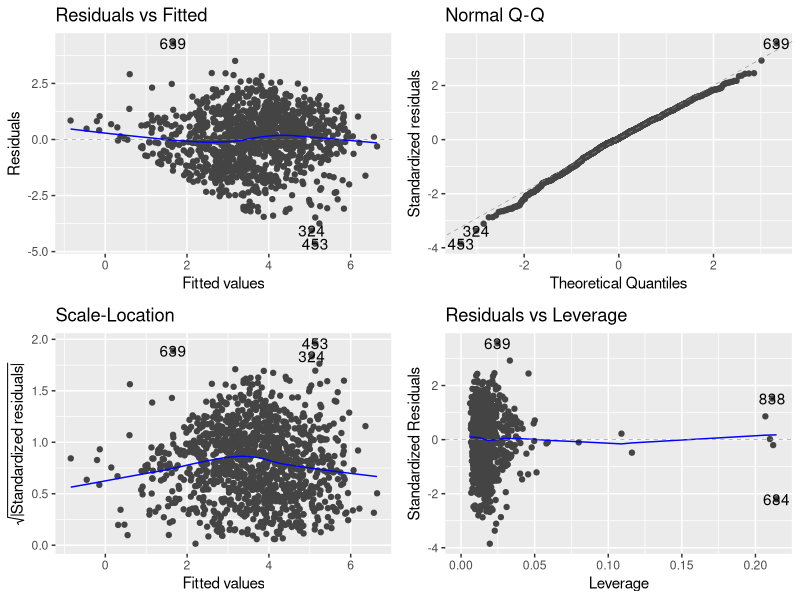
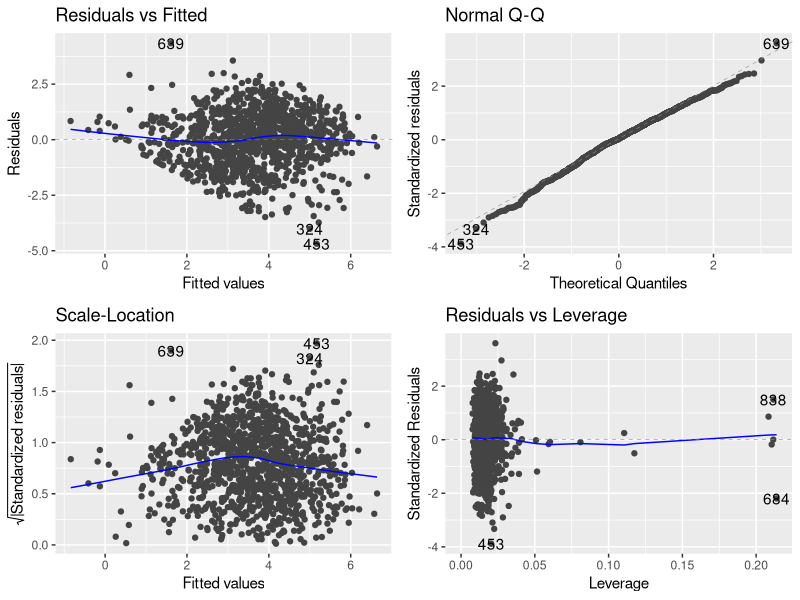
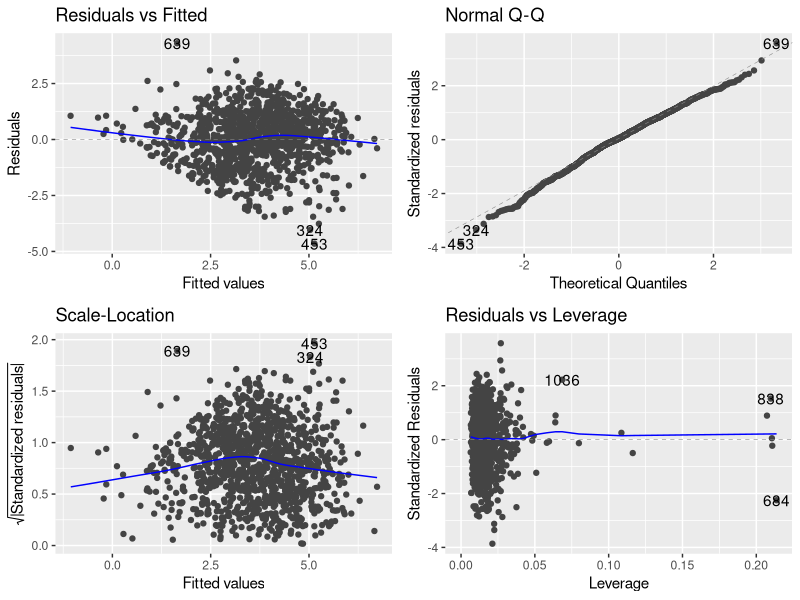
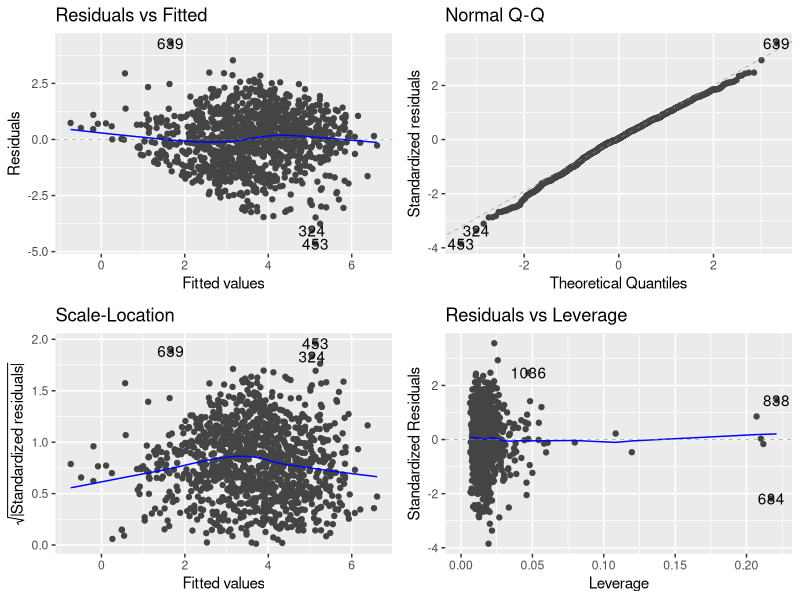
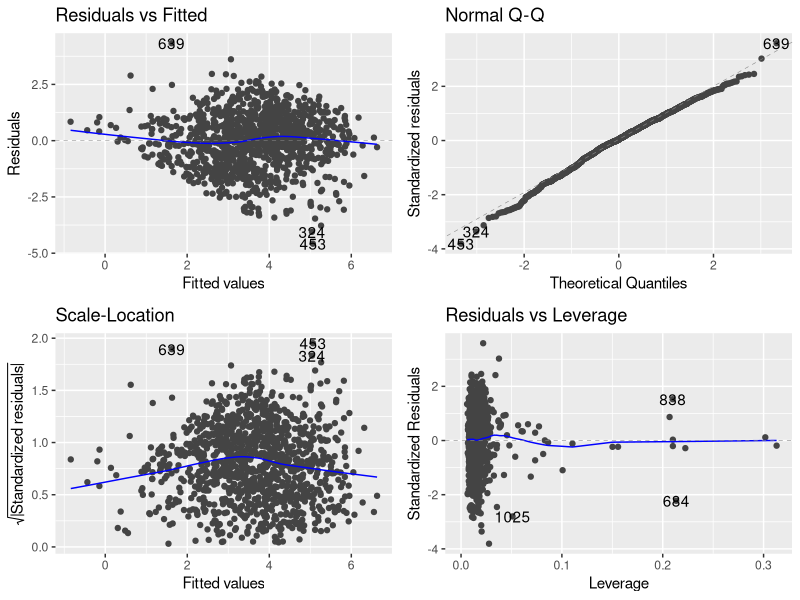
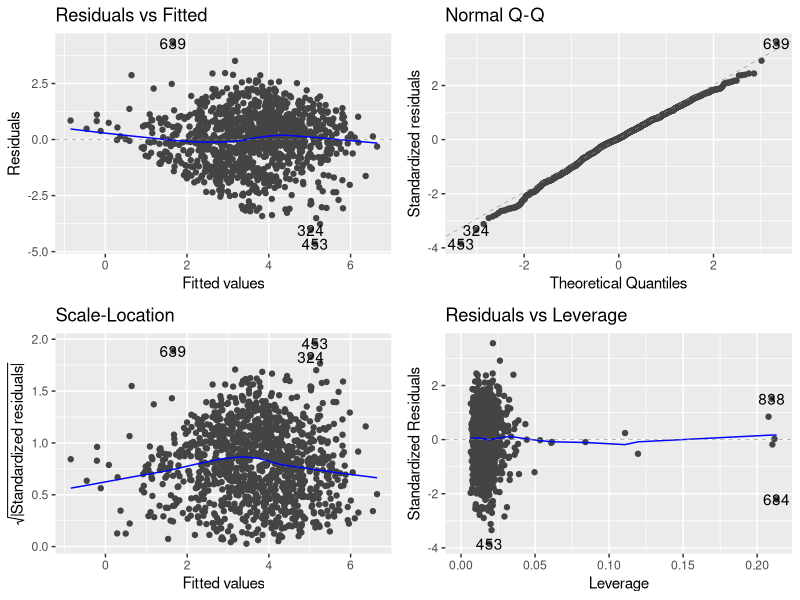
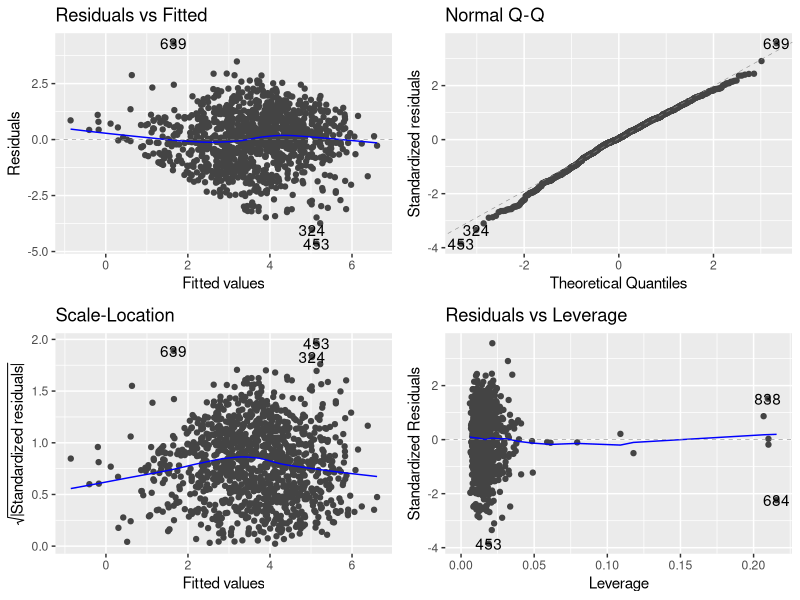
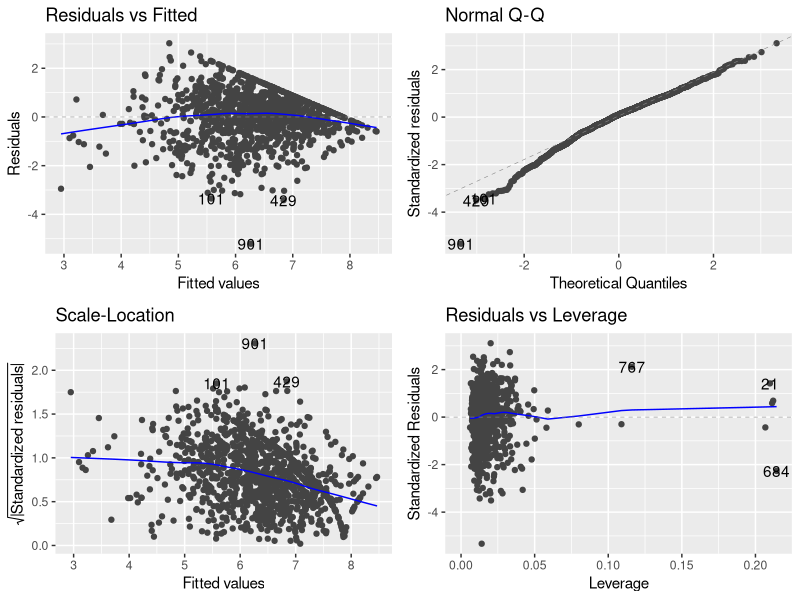

Write the R code that produced these figures, in order.
#Simons, Bradbury, and Evans (2022) extra script

#Setting environment####
rm(list = ls())

#load packages
library(ggpubr)
library(ggplot2)
library(dplyr)
library(car)
library(survey)
library(Hmisc)
library(corrplot)
library(ggfortify)

#read in data
combined_data <- read.csv("Data/combined_data_PCA.csv")
str(combined_data)

#make positive for models
combined_data$behaviour= combined_data$behaviour - min(combined_data$behaviour)
combined_data$sympathy= combined_data$sympathy - min(combined_data$sympathy)
combined_data$climate_scores= combined_data$climate_scores - min(combined_data$climate_scores)

#Behaviour extra mods----
mod_behaviour_int<- lm(behaviour ~ message_framing*ego +
                         nudge + 
                         efficacy + 
                         connectedness + 
                         social_norm +
                         finance_security + 
                         age +
                         gender +
                         ethnicity +
                         education_rank +
                         experience + 
                         climate_scores + 
                         flood+
                         MD_index, data = combined_data)

autoplot(mod_behaviour_int) #ok
summary(mod_behaviour_int)
Anova(mod_behaviour_int)

#Don't use - message framing * ego not significant

mod_behaviour_int1<- lm(behaviour ~ message_framing*nudge + 
                          efficacy + 
                          connectedness + 
                          social_norm +
                          finance_security + 
                          age +
                          gender +
                          ethnicity +
                          education_rank +
                          experience + 
                          ego + 
                          climate_scores + 
                          flood +
                          MD_index, data = combined_data)
autoplot(mod_behaviour_int1) #ok
summary(mod_behaviour_int1)
Anova(mod_behaviour_int1) 

#Don't use - message framing * nudge not significant

mod_behaviour_int2<- lm(behaviour ~ message_framing*experience +
                          nudge + 
                          efficacy + 
                          connectedness + 
                          social_norm +
                          finance_security + 
                          age +
                          gender +
                          ethnicity +
                          education_rank +
                          ego + 
                          climate_scores + 
                          flood +
                          MD_index, data = combined_data)

autoplot(mod_behaviour_int2) #ok
summary(mod_behaviour_int2)
Anova(mod_behaviour_int2) 

#Don't use - message framing * experience not significant

mod_behaviour_int3<- lm(behaviour ~ message_framing*climate_scores +
                          nudge + 
                          efficacy + 
                          connectedness + 
                          social_norm +
                          finance_security + 
                          age +
                          gender +
                          ethnicity +
                          education_rank +
                          ego + 
                          experience + 
                          flood +
                          MD_index, data = combined_data)

autoplot(mod_behaviour_int3) #ok
summary(mod_behaviour_int3)
Anova(mod_behaviour_int3) 

#Don't use - message framing * climate change not significant

mod_behaviour_int4<- lm(behaviour ~ message_framing*flood +
                          nudge + 
                          efficacy + 
                          connectedness + 
                          social_norm +
                          finance_security + 
                          age +
                          gender +
                          ethnicity +
                          climate_scores +
                          education_rank +
                          ego + 
                          experience + 
                          MD_index, data =combined_data)

autoplot(mod_behaviour_int4) #ok
summary(mod_behaviour_int4)
Anova(mod_behaviour_int4)

mod_behaviour_int5<- lm(behaviour ~ message_framing*MD_index +
                          nudge + 
                          efficacy + 
                          connectedness + 
                          social_norm +
                          finance_security + 
                          age +
                          gender +
                          ethnicity +
                          education_rank +
                          experience + 
                          ego + 
                          climate_scores + 
                          flood, data = combined_data)

autoplot(mod_behaviour_int5) #ok
summary(mod_behaviour_int5)
Anova(mod_behaviour_int5)

#Don't use - message framing * MD_index not significant

mod_behaviour_int6<- lm(behaviour ~ nudge*social_norm+
                          message_framing+
                          MD_index +
                          efficacy + 
                          connectedness + 
                          finance_security + 
                          age +
                          gender +
                          ethnicity +
                          education_rank +
                          experience + 
                          ego + 
                          climate_scores + 
                          flood, data = combined_data)

autoplot(mod_behaviour_int6) #ok
summary(mod_behaviour_int6)
Anova(mod_behaviour_int6)

#Don't use - nudge*social_norm not significant


#Sympathy extra models ----

mod_sympathy_int<- lm(sympathy ~ message_framing*ego +
                        nudge + 
                        efficacy + 
                        connectedness + 
                        social_norm +
                        finance_security + 
                        age +
                        gender +
                        ethnicity +
                        education_rank +
                        experience + 
                        climate_scores + 
                        flood +
                        MD_index, data = combined_data)

autoplot(mod_sympathy_int)
summary(mod_sympathy_int)
Anova(mod_sympathy_int)

#Don't use - message framing * ego not significant

mod_sympathy_int1<- lm(sympathy ~ message_framing*nudge + 
                         efficacy + 
                         connectedness + 
                         social_norm +
                         finance_security + 
                         age +
                         gender +
                         ethnicity +
                         education_rank +
                         experience + 
                         ego + 
                         climate_scores + 
                         flood +
                         MD_index, data = combined_data)

autoplot(mod_sympathy_int1)
summary(mod_sympathy_int1)
Anova(mod_sympathy_int1)

#Don't use - message framing * nudge not significant


mod_sympathy_int2<- lm(sympathy ~ message_framing*experience+
                         nudge + 
                         efficacy + 
                         connectedness + 
                         social_norm +
                         finance_security + 
                         age +
                         gender +
                         ethnicity +
                         education_rank +
                         ego + 
                         climate_scores + 
                         flood +
                         MD_index, data = combined_data)

autoplot(mod_sympathy_int2)
summary(mod_sympathy_int2)
Anova(mod_sympathy_int2)

#Don't use - message framing * experience not significant

mod_sympathy_int4<- lm(sympathy ~ message_framing*flood +
                         nudge + 
                         efficacy + 
                         connectedness + 
                         social_norm +
                         finance_security + 
                         age +
                         gender +
                         ethnicity +
                         education_rank +
                         climate_scores+
                         experience +
                         ego +
                         MD_index, data = combined_data)

autoplot(mod_sympathy_int4)
summary(mod_sympathy_int4)
Anova(mod_sympathy_int4)

#Don't use - message framing * flood not significant

mod_sympathy_int5<- lm(sympathy ~ nudge*social_norm +
                         message_framing + 
                         flood +
                         efficacy + 
                         connectedness + 
                         finance_security + 
                         age +
                         gender +
                         ethnicity +
                         education_rank +
                         climate_scores+
                         experience +
                         ego +
                         MD_index, data = combined_data)

autoplot(mod_sympathy_int5)
summary(mod_sympathy_int5)
Anova(mod_sympathy_int5)

#Don't use - nudge*social_norm not significant


#Financial extra models----

mod_financial_int<- glm(financial ~ message_framing*ego+
                          nudge + 
                          efficacy + 
                          connectedness + 
                          log(1 + social_norm_donation) +
                          finance_security + 
                          age +
                          gender +
                          ethnicity +
                          education_rank +
                          experience + 
                          climate_scores + 
                          flood+
                          MD_index, data = combined_data, family = quasipoisson)
par(mfrow=c(2,2))
plot(mod_financial_int)
summary(mod_financial_int)
Anova(mod_financial_int, test = "F")

#Don't use - message framing * ego not significant

mod_financial_int1<- glm(financial ~ message_framing*nudge + 
                           efficacy + 
                           connectedness + 
                           log(1 + social_norm_donation) +
                           finance_security + 
                           age +
                           gender +
                           ethnicity +
                           education_rank +
                           experience + 
                           ego + 
                           climate_scores + 
                           flood+
                           MD_index, data = combined_data, family = quasipoisson)
par(mfrow=c(2,2))
plot(mod_financial_int1)
summary(mod_financial_int1)
Anova(mod_financial_int1, test = "F")

#Don't use - message framing * nudge not significant

mod_financial_int2<- glm(financial ~ message_framing*experience +
                           nudge + 
                           efficacy + 
                           connectedness + 
                           climate_scores+
                           log(1 + social_norm_donation) +
                           finance_security + 
                           age +
                           gender +
                           ethnicity +
                           education_rank +
                           ego + 
                           flood+
                           MD_index, data = combined_data, family = quasipoisson)
par(mfrow=c(2,2))
plot(mod_financial_int2)
summary(mod_financial_int2)
Anova(mod_financial_int2, test = "F")

#Don't use - message framing * experience not significant

mod_financial_int3<- glm(financial ~ message_framing*climate_scores +
                           nudge + 
                           efficacy + 
                           connectedness + 
                           log(1 + social_norm_donation) +
                           finance_security + 
                           age +
                           gender +
                           ethnicity +
                           education_rank +
                           flood+
                           experience + 
                           ego +
                           MD_index, data = combined_data, family = quasipoisson)
par(mfrow=c(2,2))
plot(mod_financial_int3)
summary(mod_financial_int3)
Anova(mod_financial_int3, test = "F")

#Don't use - message framing * climate change not significant

mod_financial_int4<- glm(financial ~ message_framing*flood +
                           nudge + 
                           efficacy + 
                           connectedness + 
                           log(1 + social_norm_donation) +
                           finance_security + 
                           age +
                           gender +
                           ethnicity +
                           climate_scores +
                           education_rank +
                           experience + 
                           ego +
                           MD_index, data = combined_data, family = quasipoisson)
par(mfrow=c(2,2))
plot(mod_financial_int4)
summary(mod_financial_int4)
Anova(mod_financial_int4, test = "F")

#Don't use - message framing * flood not significant

mod_financial_int5<- glm(financial ~  nudge*log(1 + social_norm_donation) +
                           message_framing + 
                           flood +
                           efficacy + 
                           connectedness +
                           finance_security + 
                           age +
                           gender +
                           ethnicity +
                           climate_scores +
                           education_rank +
                           experience + 
                           ego +
                           MD_index, data = combined_data, family = quasipoisson)
par(mfrow=c(2,2))
plot(mod_financial_int5)
summary(mod_financial_int5)
Anova(mod_financial_int5, test = "F")

#Don't use - nudge*social_norm not significant

#Sufficiency extra models----

mod_sufficieny_int1<- lm(sufficiency ~ message_framing*nudge + 
                           efficacy + 
                           connectedness + 
                           finance_security + 
                           age +
                           gender +
                           ethnicity +
                           education_rank +
                           experience + 
                           ego + 
                           climate_scores + 
                           flood +
                           MD_index, data = combined_data)
autoplot(mod_sufficieny_int1)
summary(mod_sufficieny_int1)
Anova(mod_sufficieny_int1)

#Don't use - message framing * nudge not significant

mod_sufficieny_int2<- lm(sufficiency ~ message_framing*experience+
                           nudge + 
                           efficacy + 
                           connectedness + 
                           finance_security + 
                           age +
                           gender +
                           ethnicity +
                           education_rank +
                           ego + 
                           climate_scores + 
                           flood +
                           MD_index, data = combined_data)
autoplot(mod_sufficieny_int2)
summary(mod_sufficieny_int2)
Anova(mod_sufficieny_int2)

#Don't use - message framing * experience not significant

mod_sufficieny_int3<- lm(sufficiency ~ message_framing*climate_scores+
                           nudge + 
                           efficacy + 
                           connectedness + 
                           finance_security + 
                           age +
                           gender +
                           ethnicity +
                           education_rank +
                           experience + 
                           ego + 
                           flood +
                           MD_index, data = combined_data)
autoplot(mod_sufficieny_int3)
summary(mod_sufficieny_int3)
Anova(mod_sufficieny_int3)

#Don't use - message framing * climate change not significant
